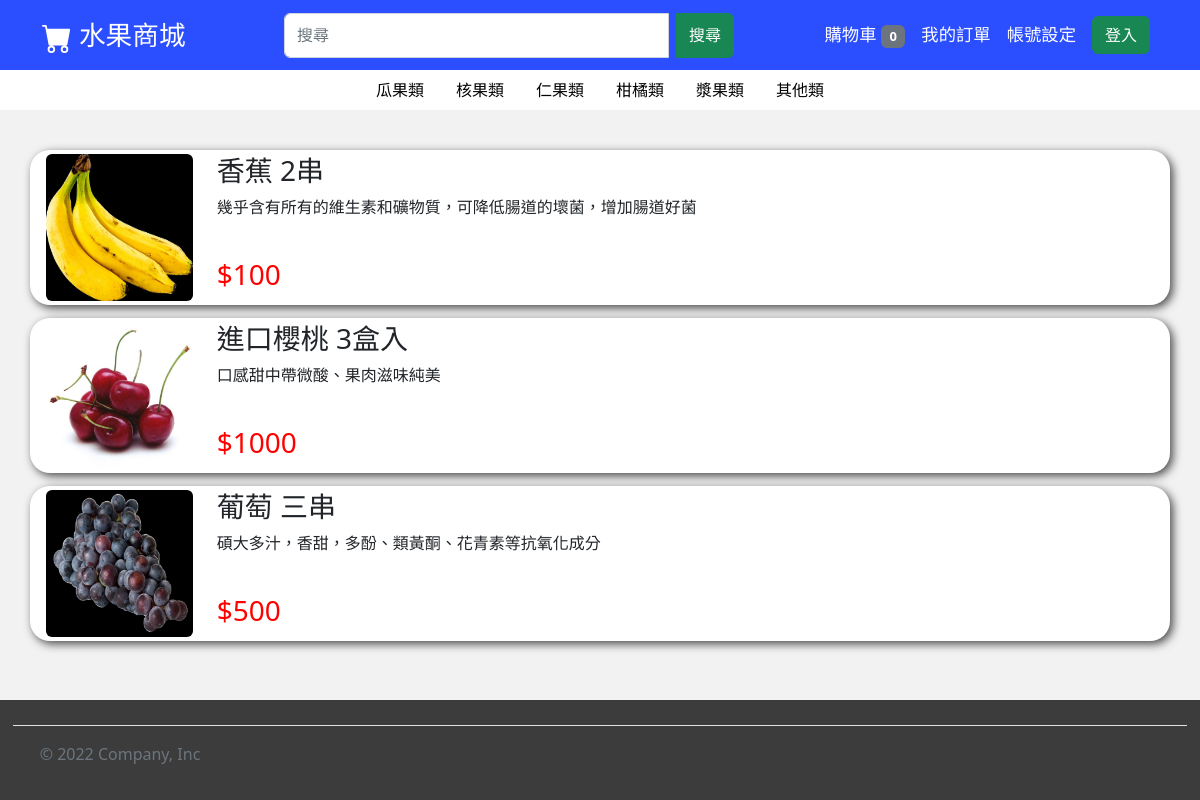
Screenshot of /html/Inquire.php?search=berry with the database file from the repository.
### tables this page shows
CREATE TABLE `products` (
  `pID` varchar(20) NOT NULL,
  `pType` varchar(15) NOT NULL,
  `pName` varchar(20) NOT NULL,
  `pPrice` int(10) NOT NULL,
  `pQuantity` int(10) NOT NULL,
  `pImage` varchar(100) NOT NULL,
  `pIntroduce` varchar(100) NOT NULL,
  `pSales_volume` int(10) NOT NULL
);

### html/dbtools.inc.php (called while the page is built, shortened)
<?php
  function execute_sql($database, $sql, $link)
  {
    $result = mysql_query($sql, $link);
    return $result;
  }
?>

### html/Inquire.php (the view, shortened to what this page needs)
<!DOCTYPE html>
<html lang="zh-Hant">
<head>
    <link href="https://cdn.jsdelivr.net/npm/bootstrap@5.2.2/dist/css/bootstrap.min.css" rel="stylesheet"
>
    <link rel="stylesheet" type="text/css" href="../css/all_Web.css">
    <link rel="stylesheet" type="text/css" href="../css/Inquire.css">
</head>
<body>
<div id="wrapper">
<nav class="navbar navbar-dark navbar-expand-lg sticky-top">
        <div class="container">
            <a style="font-size: 20pt" class="navbar-brand" href="../html/home.php">
                水果商城
            </a>
            <div class="collapse navbar-collapse" id="navbarSupportedContent">
                <form style="width:450px" class="input-group mx-auto" id="Search" role="search" method="get" action="Inquire.php">
                    <input name="search" class="form-control me-2" type="search" placeholder="搜尋">
                    <button class="btn btn-success" type="submit">搜尋</button>
                </form>
                <ul class="navbar-nav align-items-center">
                    <li class="nav-item">
                        <a class="nav-link active" aria-current="page" href="../html/shopping_cart.php">
                            購物車
<?php
                        if(!empty($_SESSION['userID']))
                        {
                            require_once("dbtools.inc.php");
                            $link=create_connection();
                            $sql="call select_shappingCarNum(" . $_SESSION['userID'] . ")";
                            $result=execute_sql("shoppingdb", $sql, $link);
                            $car_num = mysql_fetch_row($result)[0];
                            if($car_num > 0)
                                echo "<span class=\"badge bg-danger\">$car_num</span>";
                            else
                                echo "<span class=\"badge bg-secondary\">0</span>";
                            mysql_close($link);
                        }
                        else
                            echo "<span class=\"badge bg-secondary\">0</span>";
?>
                        </a>
                    </li>
                    <li class="nav-item">
                        <a class="nav-link active" href="../html/order.php">我的訂單</a>
                    </li>
                    <li class="nav-item dropdown">
                        <a class="nav-link active" href="../html/account.php">帳號設定</a>
                    </li>
                    <li class="nav-item">
<?php
                    if(!empty($_SESSION['userName']) && !empty($_SESSION['userID']))
                    {
                        echo "
                        <form method=\"post\">
                            <button name=\"distory\" value=\"distory\" type=\"submit\" class=\"btn btn-success\">登出</button>
                        </from>";
                        if(!empty($_POST['distory'])) {
                            session_destroy();
                            echo "<script> location.replace(\"home.php\"); </script>";
                        }
                    }
                    else
                    {
                        echo "<a class=\"nav-link\" href=\"../html/login.php\"><button type=\"button\"
                                class=\"btn btn-success\">登入</button></a>";
                    }
?>
                    </li>
                </ul>
            </div>
        </div>
    </nav>
    <header>
        <ul class="nav justify-content-center">
            <li class="nav-item">
                <a class="nav-link" href="../html/Inquire.php?search=melon">瓜果類</a>
            </li>
            <li class="nav-item">
                <a class="nav-link" href="../html/Inquire.php?search=drupe">核果類</a>
            </li>
            <li class="nav-item">
                <a class="nav-link" href="../html/Inquire.php?search=pome_fruit">仁果類</a>
            </li>
            <li class="nav-item">
                <a class="nav-link" href="../html/Inquire.php?search=tangerine">柑橘類</a>
            </li>
            <li class="nav-item">
                <a class="nav-link" href="../html/Inquire.php?search=berry">漿果類</a>
            </li>
            <li class="nav-item">
                <a class="nav-link" href="../html/Inquire.php?search=other">其他類</a>
            </li>
        </ul>
    </header>
<?php
    if(!empty($_GET["search"]))
        $search = $_GET["search"];
    if(!empty($search))
    {
        require_once("dbtools.inc.php");
        $link=create_connection();
        $sql="call search('$search')";
        $result=execute_sql("shoppingdb", $sql, $link);
        if(!empty($result))
        {
                $data_num = mysql_num_rows($result);
            $total_fields = mysql_num_fields($result);
        }
        else
            $data_num = 0;
    }
    else
    {
        $data_num = 0;
    }
    echo"
    <main>
        <div style=\"margin-top: 30pt;\" class=\"container\">";
    if($data_num != 0)
    {
        $j = 1;
        while ($row = mysql_fetch_row($result) and $j <= $data_num)
        {
            for($i = 0; $i < $total_fields; $i+=6)
            {
                echo"
                <div id=\"commodity\" style=\"padding: 3pt;border-radius: 15pt;background-color: rgb(255, 255, 255);box-shadow: 3px 3px 10px rgba(0, 0, 0, 0.7);margin-bottom: 10pt;\" class=\"row justify-content-md-center\">
                    <div class=\"col-auto\">
                        <img id=\"commodity_image\" style=\"width:110pt;height:110pt\" src=\"" . $row[$i] . "\" class=\"rounded mx-autod-block\" alt=\"...\" onclick=\"location.href='../html/register.php?num=" . $row[$i+5] . "'\">
                    </div>
                    <div style=\"overflow: hidden;\" class=\"col\">
                        <h3 id=\"commodity_title\" style=\" height: 25pt;overflow: hidden;text-overflow: ellipsis;\"  onclick=\"location.href='../html/register.php?num=" . $row[$i+5] . "'\">
                                " . $row[$i+1] . "
                        </h3>
                        <p style=\"height: 35pt;overflow: hidden;text-overflow: ellipsis;\">
                            " . $row[$i+2] . "
                        </p>
                        <div class=\"row justify-content-md-start\">
                            <div class=\"col-auto\">
                                <h3 style=\"color: red;\">$" . $row[$i+3] . "</h3>
                            </div>
                        </div>
                    </div>
                </div>";
            }
            $j++;
        }
    }
    echo"
        </div>
    </main>";
?>
</div>
    <div id="footer" class="container-fluid">
        <footer class="d-flex flex-wrap justify-content-between
                align-items-center py-3 my-4 border-top">
            <div class="col-md-4 d-flex align-items-center">
                <span style="margin-left: 20pt;" class="mb-3 mb-md-0 text-muted">&copy; 2022
                    Company, Inc</span>
            </div>
        </footer>
    </div>
</body>
</html>

### css/all_Web.css (style rules this page uses)
html, body { height: 100%; margin: 0; }
body { background-color: rgb(242, 242, 242); }
nav { font-size: 13pt; background-color: rgb(43, 78, 255); }
header { background-color: rgb(255, 255, 255); }
.nav-link { color: rgb(0, 0, 0); }
#Search { height: 45px; }
#wrapper { min-height: calc(100% - 130px); }
#footer { margin-top: 30px; height: 100px; border: 1pt solid rgb(60, 60, 60); background-color: rgb(60, 60, 60); }

### css/Inquire.css (style rules this page uses)
#commodity_image { cursor: pointer; }

### rows the page displays
products: pImage (picture), pName "香蕉 2串", pIntroduce "幾乎含有所有的維生素和礦物質，可降低腸道的壞菌，增加腸道好菌", pPrice "100"
products: pImage (picture), pName "進口櫻桃 3盒入", pIntroduce "口感甜中帶微酸、果肉滋味純美", pPrice "1000"
products: pImage (picture), pName "葡萄 三串", pIntroduce "碩大多汁，香甜，多酚、類黃酮、花青素等抗氧化成分", pPrice "500"
